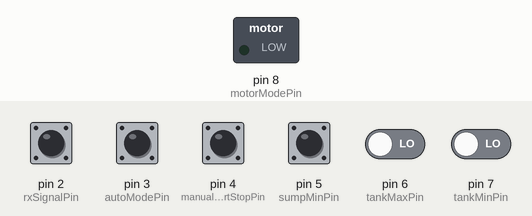
Simulated run of this sketch. Board: Arduino Uno, built with avr-gcc and run on an emulated ATmega328P. Parts: switched loads named in the sketch (green lamp = pin HIGH). The test bench sets the inputs (shaded band); at power-on: pin 2 (rxSignalPin), pin 3 (autoModePin), pin 5 (sumpMinPin) HIGH, pin 4 (manualStartStopPin), pin 6 (tankMaxPin), pin 7 (tankMinPin) LOW.

Above: at 1.2 s.
1.3 s: pin 3 (autoModePin) pulled LOW for 0.15 s
At 2.5 s:
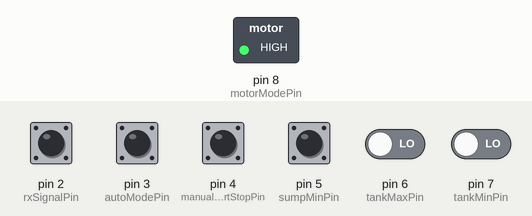
2.9 s: pin 4 (manualStartStopPin) pulled HIGH for 0.15 s
At 3.8 s:
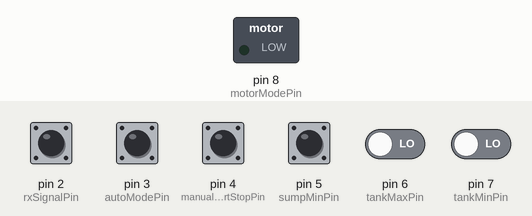
4.5 s: pin 4 (manualStartStopPin) pulled HIGH for 1 s
At 5.0 s:
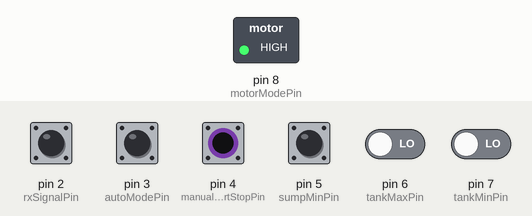
Timing chart, 0 to 7.5 s (numbered marks = the images above; inputs shaded):
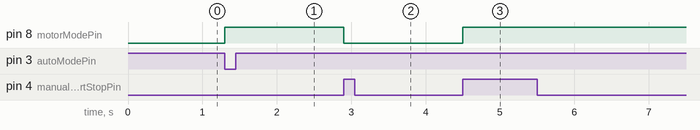

The sketch:

Water_Level_Controller.ino
```cpp
/*
 * This program is a water level controller using ATiny 2313A chip. It offers the following functionalities.
 * The program receives its inputs like overhead water level/sump level/manual switches etc and outputs a logic HIGH/LOW to be used to turn the motor ON/OFF
 * It also putputs on other PINs to indicate the status of various things
 * Requirements:
1.It should automatically start the motor if the water level drops below a certain minimum in the overhead tank
2.It should stop the motor if the water level reaches a certain maximum in the overhead tank
3.It should not start the motor if the water is below a certain minimum in the sump
4.It should have a manual and auto mode, in manual mode motor will not start automatically nor stop automatically. It wont even take into account the sump water level
5.It should have a timer function so that the motor will stop running irrespective of the water level beyond that time - this is to prevent motor running indefinitely due to the program not functioning well
6.It should have a Stop switch (manual override) which will stop the motor if pressed - this will work both in Auto & Manual mode
7.If there is no reception between the Tx & Rx AND motor is already ON then it should check for a few minutes before stopping. If it is already OFF then it should remain OFF. This can then be reset by start/stop switch

 */


//Includes

//#defines
#define MAX_UPTIME  90 //Maximum time for which motor would remain ON before turning OFF as a precaution (in minutes)
#define MAX_SIGNAL_TIME_CTR  20000 //Max loop counter over which a Rx signal is checked

//Global variables
//Pins for ATtiny2313
short tankMinPin = 7;//Physical pin 9 on 2313, pin for min level of overhead tank
short tankMaxPin = 6;//Physical pin 8 on 2313, pin for max level of overhead tank
short sumpMinPin = 5;//Physical pin 7 on 2313, pin for min level of sump tank (underground tank from which water is pumped)
short manualStartStopPin = 4;//Physical pin 6 on 2313,pin for Start / Stop button (works both in manual and auto mode)
short autoModePin = 3;//Physical pin 5 on 2313, pin to indicate auto or manual mode
short motorModePin = 8;//Physical pin 11 on 2313, pin to turn ON the motor
short rxSignalPin = 2;//Physical pin 4 on 2313, pin to indicate the Rx signal status from the Tx. This is a blinking status
    // It becomes high only when actually receiving signal. My Tx transmits a signal for around 300ms in a 2 sec cycle
//short debugPin1 = 9;//Physical pin 12 on 2313, pin to debug info

/*
//Pins for Arduino Uno
short tankMinPin = 2;//pin for min level of overhead tank
short tankMaxPin = 3;//pin for max level of overhead tank
short sumpMinPin = 4;//pin for min level of sump tank (underground tank from which water is pumped)
short manualStartStopPin = 5;//pin for Start / Stop button (works both in manual and auto mode)
short autoModePin = 6;//pin to indicate auto or manual mode
short motorModePin = 7;//pin to turn ON the motor
*/

//Initialize status of all inputs so that the motor would generally remain OFF initially
short tankMinStatus = HIGH;//This will ensure motor starts in OFF mode
short tankMaxStatus = HIGH;//This will ensure motor starts in OFF mode
short sumpMinStatus = LOW;
short autoModeStatus = HIGH;// By default we are in Auto Mode
short lastButtonState = LOW;
boolean motorRunning = false;
boolean autoCutOff = false;
boolean rxSignalStatus = false;

unsigned long motorStartTime = 0;//counts the milliseconds since motor was started , in ms
unsigned long minElapsed = 0;//stores the time since the motor has been ON , in minutes

void setup() {
// put your setup code here, to run once:
//By default all Pins are INPUT so no need to declare them so
pinMode(motorModePin,OUTPUT);
//pinMode(debugPin1,OUTPUT);

//Initialize the motor to be OFF when the program starts
//This may not be necessary as the PIN would be LOW by default , verify and comment out
digitalWrite(motorModePin,LOW);

// initialize serial communication for debugging
//Serial.begin(9600);

}
/*
void blinkled(short count)
{
    short i=0;
    for(i=0;i<count;i++)
    {
      digitalWrite(motorModePin,HIGH);
      delay(2000);
      digitalWrite(motorModePin,LOW);
      delay(1000);
    }
}
*/

//This function will check if the Rx is able to receive the signal status from the Tx periodically.
/*
 * THe Tx transmits signals in bursts for a few milliseconds every few seconds and hence its important to monitor the signal over at least a minute cycle
 * so that in case we lose the signal for a few cycles, the motor state isnt changed based on that condition.
 */
boolean checkSignalStatus()
{
  //Total time for which this will wait for the high signal on Rx pin = (MAX_SIGNAL_TIME_CTR * delay time)/1000 seconds (currently 300 sec or 5 min)
  short ctr = 0;

  while((digitalRead(rxSignalPin) == LOW) && ctr < MAX_SIGNAL_TIME_CTR)//We dont have a Rx signal, keep trying until you timeout
  {
    delay(10);//sleep for some time and try again
    ctr++;
  }
  if(ctr >= MAX_SIGNAL_TIME_CTR)
    return false;//We were not able to get a high signal on the Rx Pin - the link b/w Tx & Rx is broken
  else
    return true;//Success
}

void loop() {

  // put your main code here, to run repeatedly:
  //Collect the values of the inputs
  sumpMinStatus = digitalRead(sumpMinPin);
  autoModeStatus = !digitalRead(autoModePin);

  //If a manual start has been pressed then turn ON the motor. This will sustain itself on looping except if sumpMinStatus becomes LOW
  if(digitalRead(manualStartStopPin) != lastButtonState)
  {
      if(lastButtonState == LOW)//means manualStartStopPin is HIGH (did not want to read or store it's value once again)
      {
        motorRunning = !motorRunning;//Start or Stop the motor depending on current State
        lastButtonState = HIGH;//Change the state as we have changed the motor state now
        autoCutOff = false;//We break the autoCuttOff only when somebody manually presses the start/stop button. although unncesarry, This doesnt do any harm in stop condition
      //Serial.print("motor State changed. state = ");
      //Serial.println(motorRunning);
      }
      else
        lastButtonState = LOW;//invert the last button state, this will ensure that we trigger a change in state only on a rising edge ie. when button passes state from LOW to HIGH and not
        //when it passes HIGH to LOW (trailing edge)
  }


  //If auto cut off timer has worked then the auto logic of the controller should not work, because that's the intent. Only when somebody manually presses
  //start or resets does it start working again
  if(autoModeStatus == HIGH && !autoCutOff) //means it is auto mode and auto timer Cut Off has not happened
  {
//    rxSignalStatus = checkSignalStatus(); //Proceed to apply logic based on inputs only if you have a signal from the Tx.
    if(checkSignalStatus())
    {
      //Now that we know the Rx status is okay it is safe to collect the values of the tank levels
      tankMinStatus = digitalRead(tankMinPin);
      tankMaxStatus = digitalRead(tankMaxPin);
      if(motorRunning == true)
        {
          if(sumpMinStatus == LOW)//If water lower than min turn OFF
          {
            motorRunning = false;
            //Serial.println("sumpMin is LOW , motorRunning set to false");
          }
          else
          {
            if(tankMaxStatus == HIGH)//If tank level is above max turn OFF
            {
              motorRunning = false;
            //Serial.println("tank is High, motorRunning set to false");
            }
            //Serial.println("Let the motor Run till tank full");
            //else motorRunning remains true and we exit
          }
        }
        else //motorRunning == false
        {
          // Start the motor if it meets the below criteria
          if(tankMinStatus == LOW && sumpMinStatus == HIGH && tankMaxStatus == LOW)
          {
            motorRunning = true;
            //Serial.println("Water less than min, motorRunning set to true");
          }
          else //motorRunning remains false
          {
            motorRunning = false;
            //Serial.println("Conditions not met, motorRunning set to false");
          }
        }
    }
    else
    {
      motorRunning = false;// Turn OFF the motor as we dont have Tx signals, there's nothing we can do except wait for the signals to be restored
      //Serial.println("No Tx signals , motorRunning set to false");
      //TO DO : build in an alarm system to warn that we've lost the signal
    }
  }

  //This is a emergency timer to avoid burning out of motor if water continually leaks and motor never turns OFF.
  //With this logic the motor would auto cut off after a certain max time defiend by MAX_UPTIME irrespective of other input values
  if(motorRunning == true && minElapsed < MAX_UPTIME)//Continue only if max time has not elapsed, since the motor turned ON
  {
    minElapsed = (millis() - motorStartTime)/60000; //convert into munites
    //Serial.print("minElapsed = ");
    //Serial.println(minElapsed);
    if(digitalRead(motorModePin) == LOW)//Only write a HIGH if the pin is low, this is to identify the first time start condition in the loop
    {
      //Motor is starting for the first time so reset the start time
      motorStartTime = millis();
      digitalWrite(motorModePin,HIGH);//This is the only place where the motor is being turned ON in the entire program
      //Serial.println("Starting motor...");
    }
    //else nothing to do, motor continues to be ON
  }
  else
  {

    if(minElapsed >= MAX_UPTIME)//If we came here because max time elapsed then reset the variables related to auto cut off and timer
    {
      autoCutOff = true;//Once auto cut off it can be reset by pressing the manual Start Stop switch (manualStartStopPin)
      motorRunning = false;
      //Serial.println("Auto cutt off time reached , motorRunning set to false");
      minElapsed = 0;
      motorStartTime = millis();//this is necessary so that elapsed time is always a small number, else it will grow, not sure if this is a problem though
      //note that millis() continues to grow till it reaches 50 days and then resets, I hope ATtiny2313 also has the same behavior
    }
    if(digitalRead(motorModePin) == HIGH)//Only write a LOW if the pin is HIGH, this is to identify the time when we are turning OFF a running motor
    {
      digitalWrite(motorModePin,LOW);
      //Serial.println("Stopping motor ...");
    }
      //Serial.println("Motor is in stopped condition");
  }

  //Sleep for some time
  delay(100);

}
```

Measured:
- after the input at 1.3 s, pin 8 (motorModePin): LOW → HIGH at once
- after the input at 2.9 s, pin 8 (motorModePin): HIGH → LOW at once
- after the input at 4.5 s, pin 8 (motorModePin): LOW → HIGH at once
